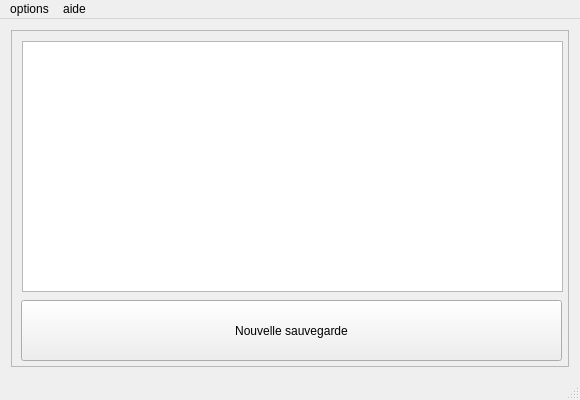
<?xml version="1.0" encoding="UTF-8"?>
<ui version="4.0">
 <class>HomeWindow</class>
 <widget class="QMainWindow" name="HomeWindow">
  <property name="geometry">
   <rect>
    <x>0</x>
    <y>0</y>
    <width>580</width>
    <height>400</height>
   </rect>
  </property>
  <property name="minimumSize">
   <size>
    <width>580</width>
    <height>400</height>
   </size>
  </property>
  <property name="maximumSize">
   <size>
    <width>580</width>
    <height>400</height>
   </size>
  </property>
  <property name="windowTitle">
   <string>VerrouYeah !</string>
  </property>
  <property name="windowIcon">
   <iconset resource="../../../res/res.qrc">
    <normaloff>:/images/icone_temporaire.png</normaloff>:/images/icone_temporaire.png</iconset>
  </property>
  <widget class="QWidget" name="centralWidget">
   <property name="styleSheet">
    <string notr="true"/>
   </property>
   <layout class="QVBoxLayout" name="verticalLayout">
    <item>
     <widget class="QFrame" name="zoneDrop">
      <property name="autoFillBackground">
       <bool>true</bool>
      </property>
      <property name="styleSheet">
       <string notr="true"/>
      </property>
      <property name="frameShape">
       <enum>QFrame::StyledPanel</enum>
      </property>
      <property name="frameShadow">
       <enum>QFrame::Raised</enum>
      </property>
      <widget class="QListWidget" name="backupList">
       <property name="geometry">
        <rect>
         <x>11</x>
         <y>11</y>
         <width>541</width>
         <height>251</height>
        </rect>
       </property>
       <property name="styleSheet">
        <string notr="true"/>
       </property>
      </widget>
      <widget class="QPushButton" name="newBackupButton">
       <property name="geometry">
        <rect>
         <x>10</x>
         <y>270</y>
         <width>541</width>
         <height>61</height>
        </rect>
       </property>
       <property name="text">
        <string>Nouvelle sauvegarde</string>
       </property>
      </widget>
     </widget>
    </item>
   </layout>
  </widget>
  <widget class="QStatusBar" name="statusBar"/>
  <widget class="QMenuBar" name="menuBar">
   <property name="geometry">
    <rect>
     <x>0</x>
     <y>0</y>
     <width>580</width>
     <height>20</height>
    </rect>
   </property>
   <widget class="QMenu" name="menuVerrouYEAH_accueil">
    <property name="title">
     <string>options</string>
    </property>
    <addaction name="actionUtilisateur"/>
   </widget>
   <widget class="QMenu" name="menu_aide">
    <property name="title">
     <string>aide</string>
    </property>
    <addaction name="action_propos"/>
   </widget>
   <addaction name="menuVerrouYEAH_accueil"/>
   <addaction name="menu_aide"/>
  </widget>
  <action name="actionRAZ">
   <property name="text">
    <string>RAZ</string>
   </property>
  </action>
  <action name="actionUtilisateur">
   <property name="text">
    <string>Utilisateur</string>
   </property>
  </action>
  <action name="action_propos">
   <property name="text">
    <string>à propos</string>
   </property>
  </action>
 </widget>
 <layoutdefault spacing="6" margin="11"/>
 <resources>
  <include location="../../../res/res.qrc"/>
 </resources>
 <connections/>
</ui>
